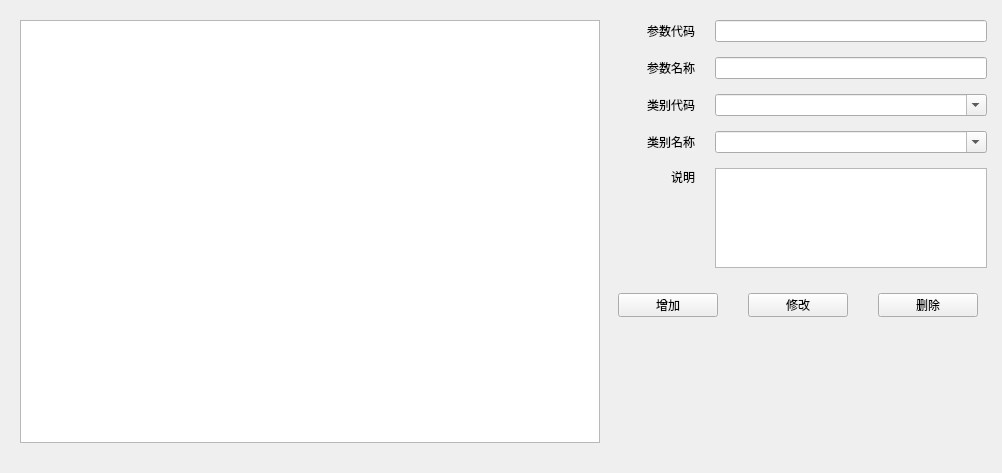
<?xml version="1.0" encoding="UTF-8"?>
<ui version="4.0">
 <class>ParameterDictionary</class>
 <widget class="BodyWidget" name="ParameterDictionary">
  <property name="geometry">
   <rect>
    <x>0</x>
    <y>0</y>
    <width>1002</width>
    <height>473</height>
   </rect>
  </property>
  <property name="windowTitle">
   <string>ParameterDictionary</string>
  </property>
  <layout class="QHBoxLayout" name="horizontalLayout_7" stretch="3,2">
   <property name="spacing">
    <number>0</number>
   </property>
   <property name="leftMargin">
    <number>20</number>
   </property>
   <property name="topMargin">
    <number>20</number>
   </property>
   <property name="rightMargin">
    <number>15</number>
   </property>
   <property name="bottomMargin">
    <number>30</number>
   </property>
   <item>
    <widget class="QTreeView" name="treeView">
     <property name="editTriggers">
      <set>QAbstractItemView::NoEditTriggers</set>
     </property>
    </widget>
   </item>
   <item>
    <layout class="QVBoxLayout" name="verticalLayout">
     <property name="spacing">
      <number>15</number>
     </property>
     <property name="bottomMargin">
      <number>20</number>
     </property>
     <item>
      <layout class="QHBoxLayout" name="horizontalLayout">
       <property name="spacing">
        <number>20</number>
       </property>
       <item>
        <widget class="QLabel" name="label">
         <property name="minimumSize">
          <size>
           <width>95</width>
           <height>0</height>
          </size>
         </property>
         <property name="maximumSize">
          <size>
           <width>95</width>
           <height>16777215</height>
          </size>
         </property>
         <property name="text">
          <string>参数代码</string>
         </property>
         <property name="alignment">
          <set>Qt::AlignRight|Qt::AlignTrailing|Qt::AlignVCenter</set>
         </property>
        </widget>
       </item>
       <item>
        <widget class="QLineEdit" name="leParaCode"/>
       </item>
      </layout>
     </item>
     <item>
      <layout class="QHBoxLayout" name="horizontalLayout_2">
       <property name="spacing">
        <number>20</number>
       </property>
       <item>
        <widget class="QLabel" name="label_2">
         <property name="minimumSize">
          <size>
           <width>95</width>
           <height>0</height>
          </size>
         </property>
         <property name="maximumSize">
          <size>
           <width>95</width>
           <height>16777215</height>
          </size>
         </property>
         <property name="text">
          <string>参数名称</string>
         </property>
         <property name="alignment">
          <set>Qt::AlignRight|Qt::AlignTrailing|Qt::AlignVCenter</set>
         </property>
        </widget>
       </item>
       <item>
        <widget class="QLineEdit" name="leParaName"/>
       </item>
      </layout>
     </item>
     <item>
      <layout class="QHBoxLayout" name="horizontalLayout_3">
       <property name="spacing">
        <number>20</number>
       </property>
       <item>
        <widget class="QLabel" name="label_3">
         <property name="minimumSize">
          <size>
           <width>95</width>
           <height>0</height>
          </size>
         </property>
         <property name="maximumSize">
          <size>
           <width>95</width>
           <height>16777215</height>
          </size>
         </property>
         <property name="text">
          <string>类别代码</string>
         </property>
         <property name="alignment">
          <set>Qt::AlignRight|Qt::AlignTrailing|Qt::AlignVCenter</set>
         </property>
        </widget>
       </item>
       <item>
        <widget class="QComboBox" name="cbTypeCode">
         <property name="editable">
          <bool>true</bool>
         </property>
        </widget>
       </item>
      </layout>
     </item>
     <item>
      <layout class="QHBoxLayout" name="horizontalLayout_4">
       <property name="spacing">
        <number>20</number>
       </property>
       <item>
        <widget class="QLabel" name="label_4">
         <property name="minimumSize">
          <size>
           <width>95</width>
           <height>0</height>
          </size>
         </property>
         <property name="maximumSize">
          <size>
           <width>95</width>
           <height>16777215</height>
          </size>
         </property>
         <property name="text">
          <string>类别名称</string>
         </property>
         <property name="alignment">
          <set>Qt::AlignRight|Qt::AlignTrailing|Qt::AlignVCenter</set>
         </property>
        </widget>
       </item>
       <item>
        <widget class="QComboBox" name="cbTypeName">
         <property name="editable">
          <bool>true</bool>
         </property>
        </widget>
       </item>
      </layout>
     </item>
     <item>
      <layout class="QHBoxLayout" name="horizontalLayout_5">
       <property name="spacing">
        <number>20</number>
       </property>
       <item>
        <widget class="QLabel" name="label_5">
         <property name="minimumSize">
          <size>
           <width>95</width>
           <height>0</height>
          </size>
         </property>
         <property name="maximumSize">
          <size>
           <width>95</width>
           <height>16777215</height>
          </size>
         </property>
         <property name="text">
          <string>说明</string>
         </property>
         <property name="alignment">
          <set>Qt::AlignRight|Qt::AlignTop|Qt::AlignTrailing</set>
         </property>
        </widget>
       </item>
       <item>
        <widget class="QPlainTextEdit" name="pteParaExplain">
         <property name="minimumSize">
          <size>
           <width>0</width>
           <height>100</height>
          </size>
         </property>
         <property name="maximumSize">
          <size>
           <width>16777215</width>
           <height>100</height>
          </size>
         </property>
        </widget>
       </item>
      </layout>
     </item>
     <item>
      <layout class="QHBoxLayout" name="horizontalLayout_6">
       <property name="spacing">
        <number>30</number>
       </property>
       <property name="leftMargin">
        <number>10</number>
       </property>
       <property name="topMargin">
        <number>10</number>
       </property>
       <item>
        <spacer name="horizontalSpacer">
         <property name="orientation">
          <enum>Qt::Horizontal</enum>
         </property>
         <property name="sizeHint" stdset="0">
          <size>
           <width>40</width>
           <height>20</height>
          </size>
         </property>
        </spacer>
       </item>
       <item>
        <widget class="QPushButton" name="pbAdd">
         <property name="minimumSize">
          <size>
           <width>100</width>
           <height>24</height>
          </size>
         </property>
         <property name="maximumSize">
          <size>
           <width>100</width>
           <height>24</height>
          </size>
         </property>
         <property name="text">
          <string>增加</string>
         </property>
        </widget>
       </item>
       <item>
        <widget class="QPushButton" name="pbModify">
         <property name="minimumSize">
          <size>
           <width>100</width>
           <height>24</height>
          </size>
         </property>
         <property name="maximumSize">
          <size>
           <width>100</width>
           <height>24</height>
          </size>
         </property>
         <property name="text">
          <string>修改</string>
         </property>
        </widget>
       </item>
       <item>
        <widget class="QPushButton" name="pbDelete">
         <property name="minimumSize">
          <size>
           <width>100</width>
           <height>24</height>
          </size>
         </property>
         <property name="maximumSize">
          <size>
           <width>100</width>
           <height>24</height>
          </size>
         </property>
         <property name="text">
          <string>删除</string>
         </property>
        </widget>
       </item>
       <item>
        <spacer name="horizontalSpacer_2">
         <property name="orientation">
          <enum>Qt::Horizontal</enum>
         </property>
         <property name="sizeHint" stdset="0">
          <size>
           <width>40</width>
           <height>20</height>
          </size>
         </property>
        </spacer>
       </item>
      </layout>
     </item>
     <item>
      <spacer name="verticalSpacer">
       <property name="orientation">
        <enum>Qt::Vertical</enum>
       </property>
       <property name="sizeHint" stdset="0">
        <size>
         <width>20</width>
         <height>40</height>
        </size>
       </property>
      </spacer>
     </item>
    </layout>
   </item>
  </layout>
 </widget>
 <layoutdefault spacing="6" margin="11"/>
 <customwidgets>
  <customwidget>
   <class>BodyWidget</class>
   <extends>QWidget</extends>
   <header>bodywidget.h</header>
   <container>1</container>
  </customwidget>
 </customwidgets>
 <resources/>
 <connections/>
</ui>
